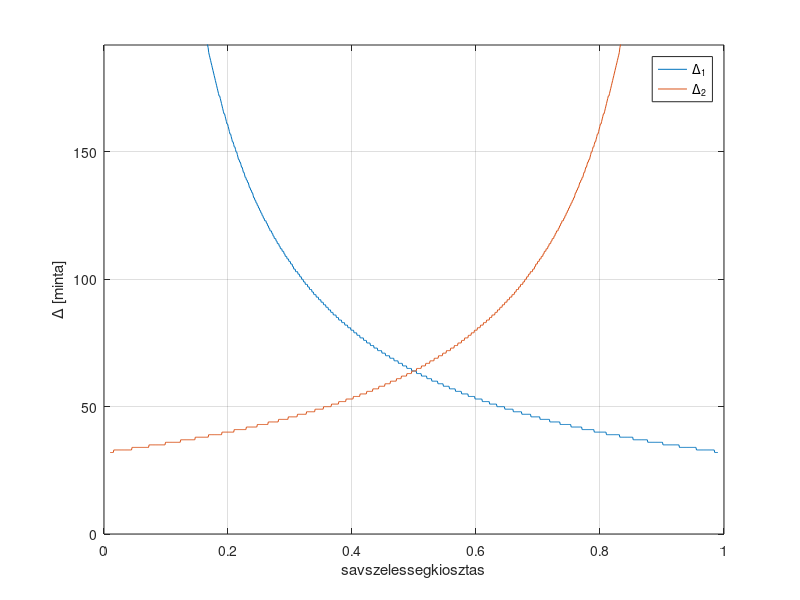
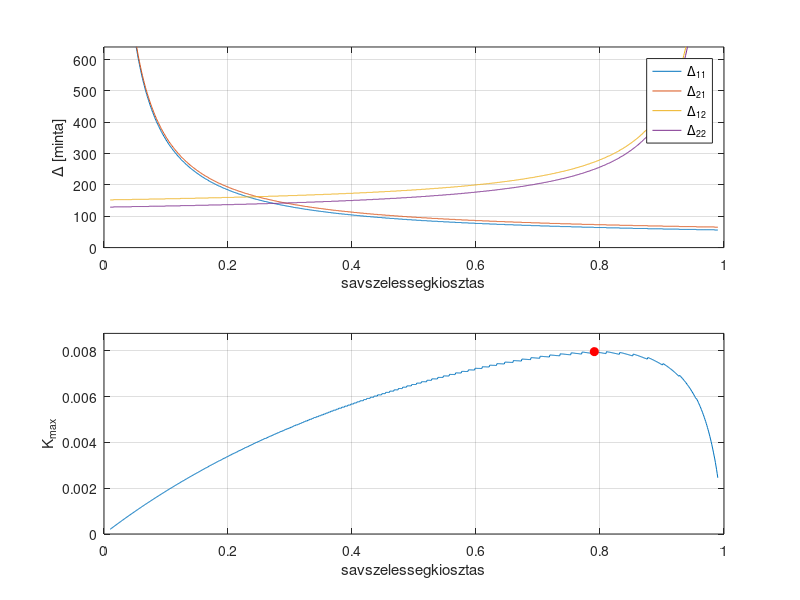
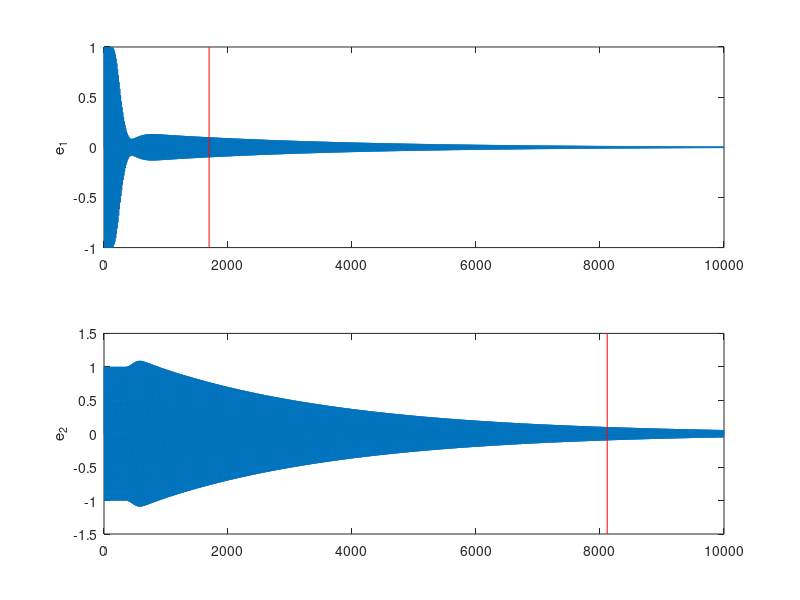

Here is the MATLAB script that generated these plots, in order:
clear all;
clc;

%% parameterek
fs=8e3; % mintaveteli frekvencia [Hz]
c=340; % hangsebesseg [m/s]
H=[0+0j  ;  0-1j]; % hangszorok helye [m]
M=[1+0j  ;  1-5j]; % mikrofonok helye [m]
B=200*4; % egy uzenet merete [byte]
BW=20e4; % savszelessegkorlat [byte/s]  -->  fs/Delta_comm_1 + fs/Delta_comm_2 = BW/B

%% savszelessegelosztas optimumanak keresese
D=abs([H H]-[M.' ; M.']); % D_ij: H_i es M_j kozti tavolsag
Delta_phy=round(fs*D/c); % a fizikai elrendezesbol adodo kesleltetesek
A=1./D; % a fizikai elrendezesbol adodo erositesek
a=linspace(0.01,0.99,1e3); % savszelessegelosztasi arany
Delta_comm_1=round(fs./(BW/B*a));
Delta_comm_2=round(fs./(BW/B*(1-a)));

figure(1);
plot(a,Delta_comm_1,a,Delta_comm_2);
grid on;
xlabel('savszelessegkiosztas');
ylabel('\Delta [minta]');
legend({'\Delta_1','\Delta_2'},'Location','Best');
axis([0 1 0 3*Delta_comm_1(round(length(Delta_comm_1)/2))]);

Delta11=Delta_comm_1+Delta_phy(1,1);
Delta21=Delta_comm_1+Delta_phy(2,1);
Delta12=Delta_comm_2+Delta_phy(1,2);
Delta22=Delta_comm_2+Delta_phy(2,2);

figure(2);
subplot(211);
plot(a, Delta11, a, Delta21, a, Delta12, a, Delta22);
hold on;
hold off;
grid on;
xlabel('savszelessegkiosztas');
ylabel('\Delta [minta]');
legend({'\Delta_{11}', '\Delta_{21}', '\Delta_{12}', '\Delta_{22}'},'Location','Best');
axis([0 1 0 10*Delta_comm_1(round(length(a)/2))]);

roots_0 =@(A11,A12,A21,A22,Delta11,Delta12,Delta21,Delta22) roots([(A11*A22*(1/4+(Delta11+Delta22)/2+Delta11*Delta22)-A12*A21*(1/4+(Delta12+Delta21)/2+Delta12*Delta21))*(A11*A22-A12*A21)   -(A11^2*Delta11+A12^2*Delta12+A21^2*Delta21+A22^2*Delta22+(A11^2+A12^2+A21^2+A22^2)/2)   1]);
roots_pi=@(A11,A12,A21,A22,Delta11,Delta12,Delta21,Delta22) roots([((-1)^(Delta11+Delta22)*A11*A22*(1/4+(Delta11+Delta22)/2+Delta11*Delta22)-(-1)^(Delta12+Delta21)*A12*A21*(1/4+(Delta12+Delta21)/2+Delta12*Delta21))*(A11*A22*(-1)^(Delta11+Delta22)-A12*A21*(-1)^(Delta12+Delta21))   -(A11^2*Delta11+A12^2*Delta12+A21^2*Delta21+A22^2*Delta22+(A11^2+A12^2+A21^2+A22^2)/2)   1]);
minpos=@(x) min(x(x>0));
Kmax=zeros(size(a));
for ii=1:length(a)
    r0=roots_0(A(1,1),A(1,2),A(2,1),A(2,2),Delta11(ii),Delta12(ii),Delta21(ii),Delta22(ii));
    rpi=roots_pi(A(1,1),A(1,2),A(2,1),A(2,2),Delta11(ii),Delta12(ii),Delta21(ii),Delta22(ii));
    Kmax(ii)=min(minpos(r0),minpos(rpi));
end
subplot(212);
plot(a,Kmax);
xlabel('savszelessegkiosztas');
ylabel('K_{max}');
grid on;
[maxval,maxind]=max(Kmax);
hold on;
plot(a(maxind),Kmax(maxind),'ro','MarkerFaceColor','r');
hold off;
axis([0 1 0 maxval*1.1]);

Delta11_opt=Delta11(maxind)
Delta12_opt=Delta12(maxind)
Delta21_opt=Delta21(maxind)
Delta22_opt=Delta22(maxind)

%% szimulacio
A11=A(1,1);
A12=A(1,2);
A21=A(2,1);
A22=A(2,2);
Delta11=Delta11_opt;
Delta12=Delta12_opt;
Delta21=Delta21_opt;
Delta22=Delta22_opt;
P1=1;
P2=1;
N=1e4; % szimulacio hossza
omega0=pi/6; % referenciajel diszkret korfrekvenciaja (0...pi)
C=1; % referenciajel amplitudoja
L=100; % adaptiv szurok hossza
mu=maxval/L/C^2

x=C*sin(omega0*(0:N-1));
d1=filter(P1,1,x);
d2=filter(P2,1,x);
W1=zeros(1,L);
W2=zeros(1,L);
S11=[zeros(1,Delta11) A11];
S12=[zeros(1,Delta12) A12];
S21=[zeros(1,Delta21) A21];
S22=[zeros(1,Delta22) A22];
xbuf=zeros(1,max([Delta11+1 Delta12+1 Delta21+1 Delta22+1 L]));
r11=zeros(1,L);
r12=zeros(1,L);
r21=zeros(1,L);
r22=zeros(1,L);
y1=zeros(1,max([Delta11+1 Delta12+1]));
y2=zeros(1,max([Delta21+1 Delta22+1]));
e1=zeros(1,N);
e2=zeros(1,N);
for ii=1:N
    xbuf=[x(ii) xbuf(1:end-1)];
    y1=[W1*xbuf(1:L)' y1(1:end-1)];
    y2=[W2*xbuf(1:L)' y2(1:end-1)];
    e1(ii)=d1(ii)-S11*y1(1:Delta11+1)'-S21*y2(1:Delta21+1)';
    e2(ii)=d2(ii)-S12*y1(1:Delta12+1)'-S22*y2(1:Delta22+1)';
    r11=[S11*xbuf(1:Delta11+1)' r11(1:end-1)];
    r12=[S12*xbuf(1:Delta12+1)' r12(1:end-1)];
    r21=[S21*xbuf(1:Delta21+1)' r21(1:end-1)];
    r22=[S22*xbuf(1:Delta22+1)' r22(1:end-1)];
    W1=W1+2*mu*(e1(ii)*r11+e2(ii)*r12);
    W2=W2+2*mu*(e1(ii)*r21+e2(ii)*r22);
end

settling=[find(abs(e1)>C*0.1,1,'last'), find(abs(e2)>C*0.1,1,'last')]

figure(3);
subplot(211);
plot(e1);
ylabel('e_1');
hold on;
plot([settling(1), settling(1)],ylim,'r');
hold off;
subplot(212);
plot(e2);
ylabel('e_2');
hold on;
plot([settling(2), settling(2)],ylim,'r');
hold off;
